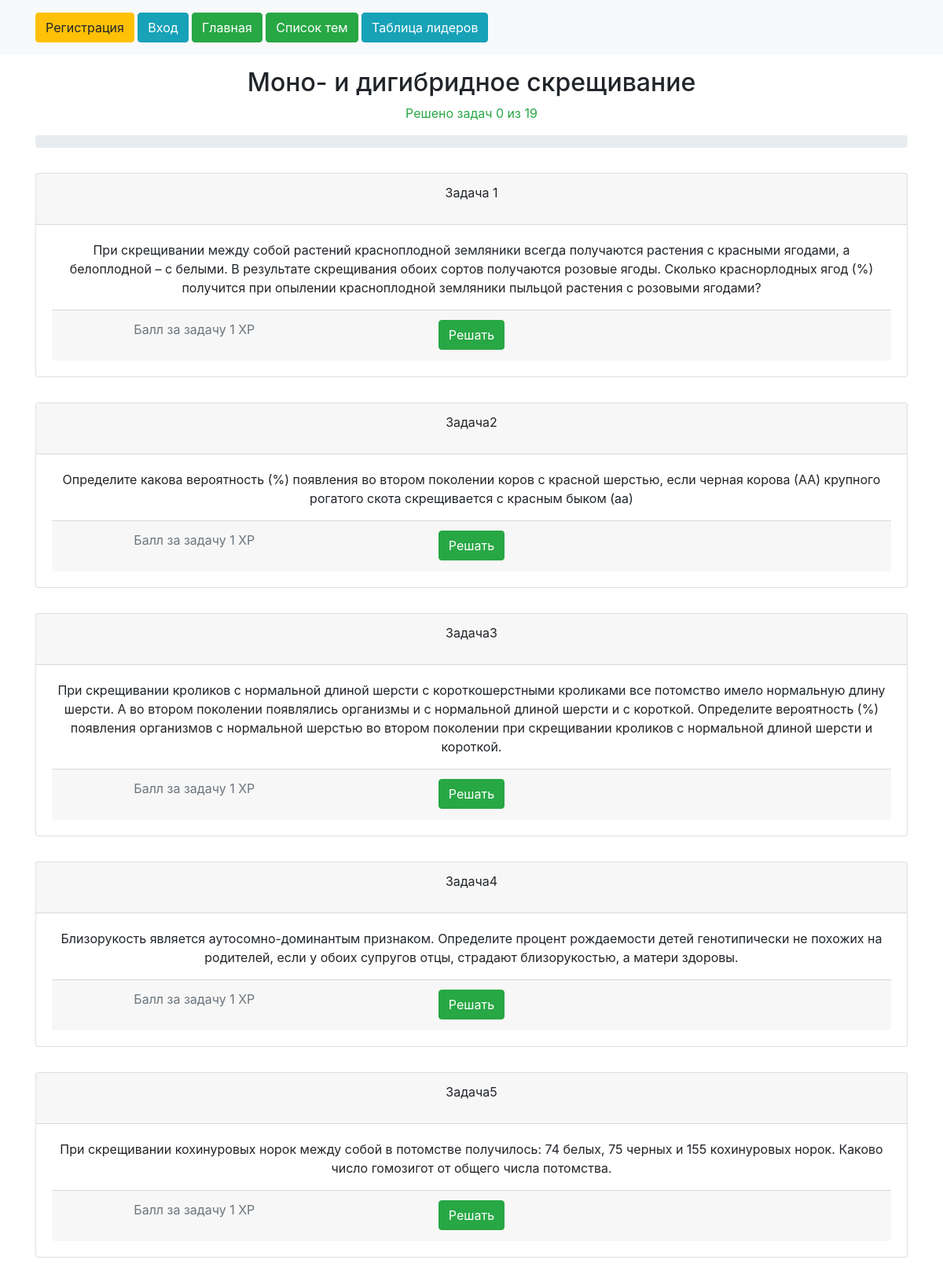
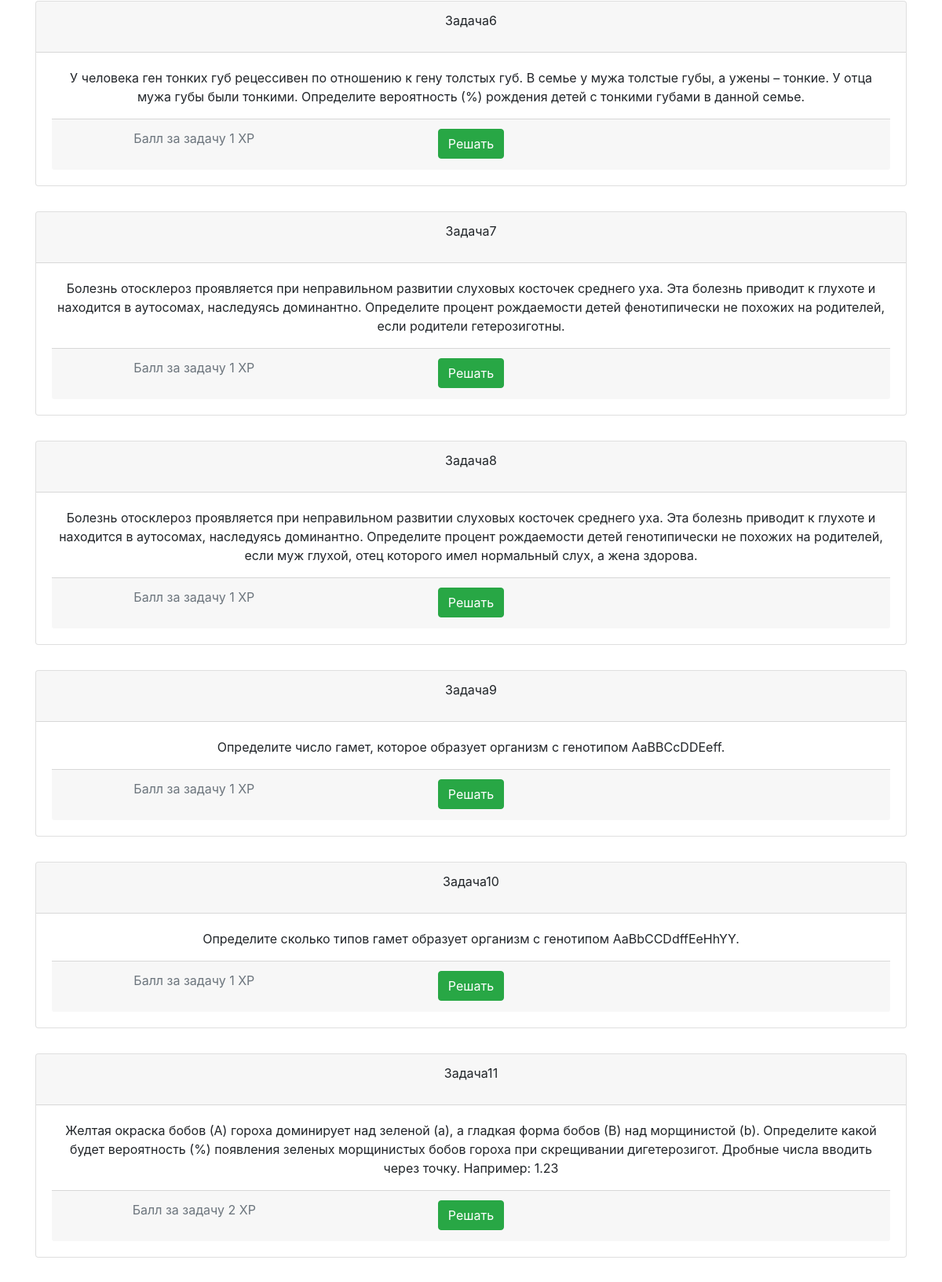
The app's page /problems/1 (upper part) with its own data (2 pictures, top to bottom).
### problems/models.py (models this page shows, shortened)
class Theme(models.Model):
    name = models.CharField(max_length=150)
    author = models.OneToOneField(User, on_delete=models.CASCADE)

class Problem(models.Model):
    title = models.CharField(max_length=120)
    text = models.TextField()
    answer = models.CharField(max_length=100)
    ball = models.IntegerField(default=0)
    theme = models.ForeignKey('Theme', on_delete=models.CASCADE)
    user_solver = models.TextField(default='')

### problems/views.py (the view)
# urls.py: path('<id>', views.ThemeDetailView, name='theme'),
def ThemeDetailView(request, id):
    theme = Theme.objects.get(id=id)
    pro = Problem.objects.filter(theme=theme)
    number = pro.count()
    solved = 0
    user_solver=0
    logino=0
    if request.user.is_authenticated:
        logino=123
        user_solver = str(request.user.id)
        solved = len([x for x in pro if user_solver in x.user_solver.split(',')])
    data = {'problems': pro,
            'usero': user_solver,
            'number': number,
            'solved': solved,
            'progress': int(solved/number*100),
            'logino': logino,
            'theme': theme}
    return render(request, 'problems/problem_list.html', data)

### problems/templates/problems/problem_list.html (shortened to what this page needs)
{% extends 'main/layout.html' %}
{% block body %}
<div class="container text-center py-3">
  <h2>{{theme.name}}</h2>
  <p class="text text-success">Решено задач {{ solved }} из {{ number }}</p>
  <div class="progress">
  </div>
  <div class="py-3">
  {% for article in problems %}
  {% if usero in article.user_solver %}
  <div class="py-3">
    <div class="card border-success">
      <div class="card-header border-success"><h6>{{ article.title }}</h6></div>
      <div class="card-body">
        <p>{{ article.text }}</p>
        <div class="card-footer bg-transparent border-success">
          <div class="row">
            <div class="col-4">
              <p class="text text-muted">Балл за задачу {{ article.ball }} ХР</p>
            </div>
            <div class="col-4"><h6 class="text text-success">Задача решена</h6></div>
            <div class="col4 justify-content-end"><a href="{% url 'problem' article.id %}" class="btn btn-secondary">Смотреть</a></div>
          </div>
        </div>
      </div>
  </div>
  </div>
  {% else %}
    <div class="py-3">
  <div class="card">
      <div class="card-header"><p>{{ article.title }}</p></div>
      <div class="card-body">
        <p>{{ article.text }}</p>
        <div class="card-footer">
          <div class="row">
            <div class="col-4">
              <p class="text text-muted">Балл за задачу {{ article.ball }} ХР</p>
            </div>
            <div class="col-4 justify-content-end"><a href="{% url 'problem' article.id %}" class="btn btn-success">Решать</a></div>
          </div>
        </div>
      </div>
  </div>
    </div>
  {% endif %}
  {% empty %}
  </div>
      <p>No articles yet.</p>
  {% endfor %}
</div>
{% endblock %}

### records on screen
Theme: name "Моно- и дигибридное скрещивание"
Problem: title "Задача 1", text "При скрещивании между собой растений красноплодной земляники всегда получаются растения с красными ягодами, а белоплодной – с белыми. В результате скрещивания обоих сортов получаются розовые ягоды. Сколько краснорлодных ягод (%) получится при опылении красноплодной земляники пыльцой растения с розовыми ягодами?", ball "1"
Problem: title "Задача2", text "Определите какова вероятность (%) появления во втором поколении коров с красной шерстью, если черная корова (АА) крупного рогатого скота скрещивается с красным быком (аа)", ball "1"
Problem: title "Задача3", text "При скрещивании кроликов с нормальной длиной шерсти с короткошерстными кроликами все потомство имело нормальную длину шерсти. А во втором поколении появлялись организмы и с нормальной длиной шерсти и с короткой. Определите вероятность (%) появления организмов с нормальной шерстью во втором поколении при скрещивании кроликов с нормальной длиной шерсти и короткой.", ball "1"
Problem: title "Задача4", text "Близорукость является аутосомно-доминантым признаком. Определите процент рождаемости детей генотипически не похожих на родителей, если у обоих супругов отцы, страдают близорукостью, а матери здоровы.", ball "1"
Problem: title "Задача5", text "При скрещивании кохинуровых норок между собой в потомстве получилось: 74 белых, 75 черных и 155 кохинуровых норок. Каково число гомозигот от общего числа потомства.", ball "1"
Problem: title "Задача6", text "У человека ген тонких губ рецессивен по отношению к гену толстых губ. В семье у мужа толстые губы, а ужены – тонкие. У отца мужа губы были тонкими. Определите вероятность (%) рождения детей с тонкими губами в данной семье.", ball "1"
Problem: title "Задача7", text "Болезнь отосклероз проявляется при неправильном развитии слуховых косточек среднего уха. Эта болезнь приводит к глухоте и находится в аутосомах, наследуясь доминантно. Определите процент рождаемости детей фенотипически не похожих на родителей, если родители гетерозиготны.", ball "1"
Problem: title "Задача8", text "Болезнь отосклероз проявляется при неправильном развитии слуховых косточек среднего уха. Эта болезнь приводит к глухоте и находится в аутосомах, наследуясь доминантно. Определите процент рождаемости детей генотипически не похожих на родителей, если муж глухой, отец которого имел нормальный слух, а жена здорова.", ball "1"
Problem: title "Задача9", text "Определите число гамет, которое образует организм с генотипом AaBBCcDDEeff.", ball "1"
Problem: title "Задача10", text "Определите сколько типов гамет образует организм с генотипом АаBbCСDdffEeHhYY.", ball "1"
Problem: title "Задача11", text "Желтая окраска бобов (А) гороха доминирует над зеленой (а), а гладкая форма бобов (В) над морщинистой (b). Определите какой будет вероятность (%) появления зеленых морщинистых бобов гороха при скрещивании дигетерозигот. Дробные числа вводить через точку. Например: 1.23", ball "2"

### other values on screen
{{ solved }} "0"
{{ number }} "19"
